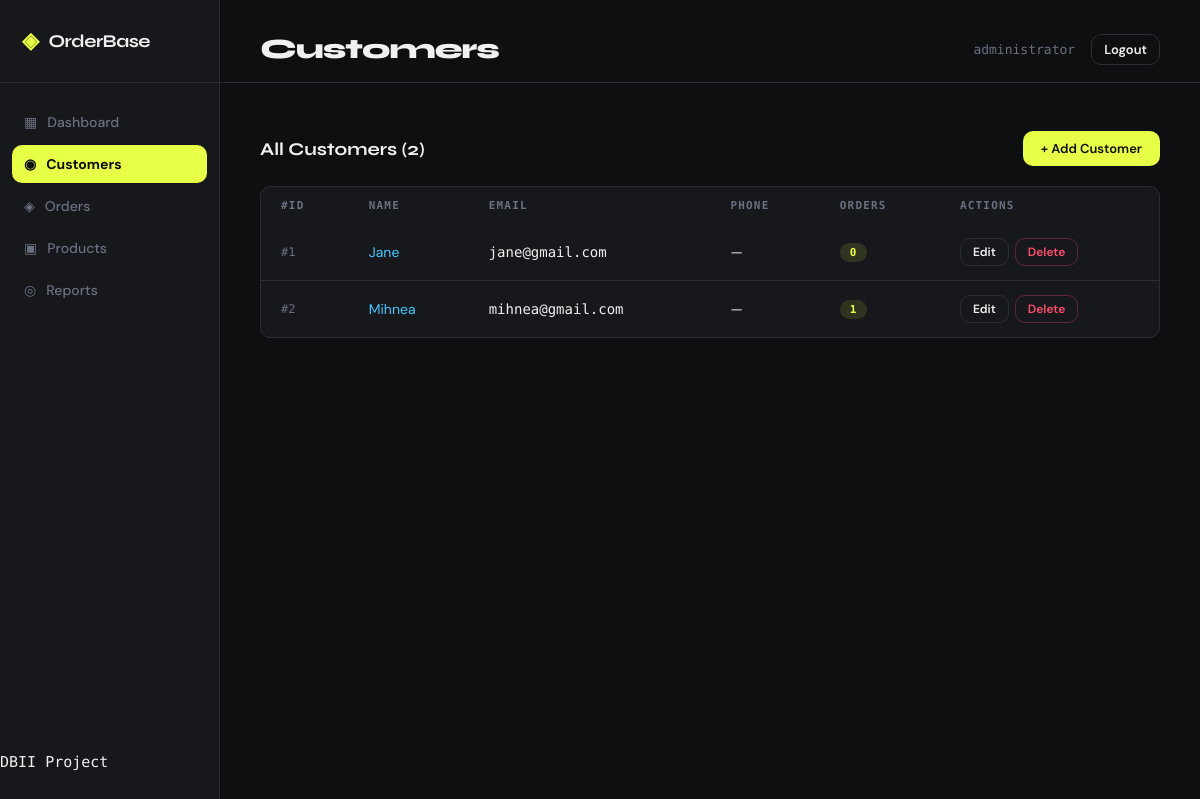
Screenshot of /customers (signed in) with the database file from the repository.
### models.py (models this page shows)
class User(db.Model, UserMixin):
    __tablename__ = 'users'
    id       = db.Column(db.Integer, primary_key=True)
    username = db.Column(db.String(80), unique=True, nullable=False)
    email    = db.Column(db.String(120), unique=True, nullable=False)
    password = db.Column(db.String(200), nullable=False)
    role     = db.Column(db.String(20), default='user')
    def is_admin(self):
        return self.role == 'admin'

class Customer(db.Model):
    __tablename__ = 'customers'
    id    = db.Column(db.Integer, primary_key=True)
    name  = db.Column(db.String(100), nullable=False)
    email = db.Column(db.String(120), unique=True, nullable=False)
    phone = db.Column(db.String(20))
    orders = db.relationship('Order', backref='customer', lazy=True, cascade='all, delete-orphan')

### app.py (the view)
@app.route('/customers')
@login_required
def customers():
    all_customers = Customer.query.all()
    return render_template('customers.html', customers=all_customers)

### app.py (called while the page is built)
@login_manager.user_loader
def load_user(user_id):
    return User.query.get(int(user_id))

### templates/customers.html
{% extends 'base.html' %} {% block title %}Customers — OrderBase{% endblock %}
{% block page_title %}Customers{% endblock %} {% block content %}
<div class="section-header">
  <span class="section-title">All Customers ({{ customers|length }})</span>
  {% if current_user.is_authenticated and current_user.is_admin() %}
  <a href="{{ url_for('new_customer') }}" class="btn btn-primary"
    >+ Add Customer</a
  >
  {% endif %}
</div>
<div class="table-card">
  <table>
    <thead>
      <tr>
        <th>#ID</th>
        <th>Name</th>
        <th>Email</th>
        <th>Phone</th>
        <th>Orders</th>
        <th>Actions</th>
      </tr>
    </thead>
    <tbody>
      {% for c in customers %}
      <tr>
        <td class="customer-id">#{{ c.id }}</td>
        <td>
          <a href="{{ url_for('customer_detail', id=c.id) }}">{{ c.name }}</a>
        </td>
        <td class="mono">{{ c.email }}</td>
        <td>{{ c.phone or '—' }}</td>
        <td><span class="badge badge-pending">{{ c.orders|length }}</span></td>
        <td>
          {% if current_user.is_authenticated and current_user.is_admin() %}
          <div class="actions">
            <a
              href="{{ url_for('edit_customer', id=c.id) }}"
              class="btn btn-ghost btn-sm"
              >Edit</a
            >
            <form
              action="{{ url_for('delete_customer', id=c.id) }}"
              method="POST"
              onsubmit="return confirm('Delete {{ c.name }}?')">
              <button type="submit" class="btn btn-danger btn-sm">
                Delete
              </button>
            </form>
          </div>
          {% else %}
          <span class="muted">View only</span>
          {% endif %}
        </td>
      </tr>
      {% else %}
      <tr class="empty-row">
        <td colspan="6">No customers yet. Add one!</td>
      </tr>
      {% endfor %}
    </tbody>
  </table>
</div>
{% endblock %}

### templates/base.html (shortened to what this page needs)
<!doctype html>
<html lang="en">
  <head>
    <link
      rel="stylesheet"
      href="{{ url_for('static', filename='style.css') }}" />
  </head>
  <body>
    <div class="layout">
      <aside class="sidebar">
        <div class="brand">
          <span class="brand-icon">◈</span>
          <span class="brand-name">OrderBase</span>
        </div>
        <nav class="nav">
          <a
            href="{{ url_for('index') }}"
            class="nav-item {% if request.endpoint == 'index' %}active{% endif %}">
            <span class="nav-icon">▦</span> Dashboard
          </a>
          <a
            href="{{ url_for('customers') }}"
            class="nav-item {% if 'customer' in request.endpoint %}active{% endif %}">
            <span class="nav-icon">◉</span> Customers
          </a>
          <a
            href="{{ url_for('orders') }}"
            class="nav-item {% if request.endpoint in ['orders', 'new_order', 'edit_order', 'delete_order'] %}active{% endif %}">
            <span class="nav-icon">◈</span> Orders
          </a>
          {% if current_user.is_authenticated and current_user.is_admin() %}
          <a
            href="{{ url_for('products') }}"
            class="nav-item {% if 'product' in request.endpoint %}active{% endif %}">
            <span class="nav-icon">▣</span> Products
          </a>
          <a
            href="{{ url_for('reports') }}"
            class="nav-item {% if request.endpoint == 'reports' %}active{% endif %}">
            <span class="nav-icon">◎</span> Reports
          </a>
          {% endif %}
        </nav>
        <div class="sidebar-footer">
          <span class="mono">DBII Project</span>
        </div>
      </aside>
      <main class="main">
        <div class="topbar">
          <h1 class="page-title">
            {% block page_title %}Dashboard{% endblock %}
          </h1>
          <div class="topbar-user">
            {% if current_user.is_authenticated %}
            <span class="user-email">{{ current_user.username }}</span>
            <form
              method="POST"
              action="{{ url_for('logout') }}"
              style="display: inline">
              <button type="submit" class="btn btn-ghost btn-small">
                Logout
              </button>
            </form>
            {% else %}
            <a href="{{ url_for('login') }}" class="btn btn-ghost btn-small"
              >Login</a
            >
            {% endif %}
          </div>
        </div>
        <div class="content">{% block content %}{% endblock %}</div>
      </main>
    </div>
  </body>
</html>

### static/style.css (style rules this page uses)
*, *::before, *::after { box-sizing: border-box; margin: 0; padding: 0; }
:root { --bg: #0e0f11; --surface: #16181c; --surface2: #1e2128; --border: #2a2d35; --accent: #e8ff47; --accent2: #47c8ff; --danger: #ff4d6d; --success: #47ffb2; --info: #47c8ff; --text: #f0f0f0; --muted: #6b7080; --sidebar-w: 220px; --radius: 10px; --font-head: "Syne", sans-serif; --font-body: "DM Sans", sans-serif; --font-mono: "DM Mono", monospace; }
body { background: var(--bg); color: var(--text); font-family: var(--font-body); font-size: 15px; min-height: 100vh; }
.layout { display: flex; min-height: 100vh; }
.sidebar { width: var(--sidebar-w); background: var(--surface); border-right: 1px solid var(--border); display: flex; flex-direction: column; padding: 28px 0; position: fixed; top: 0; left: 0; bottom: 0; }
.brand { display: flex; align-items: center; gap: 10px; padding: 0 22px 28px; border-bottom: 1px solid var(--border); font-family: var(--font-head); font-weight: 700; font-size: 18px; letter-spacing: -0.5px; }
.brand-icon { color: var(--accent); font-size: 22px; }
.nav { padding: 20px 12px; display: flex; flex-direction: column; gap: 4px; flex: 1; }
.nav-item { display: flex; align-items: center; gap: 10px; padding: 10px 12px; border-radius: var(--radius); color: var(--muted); text-decoration: none; font-weight: 500; font-size: 14px; transition: all 0.15s; }
.nav-item.active { background: var(--accent); color: #0e0f11; font-weight: 700; }
.nav-item.active .nav-icon { color: #0e0f11; }
.main { margin-left: var(--sidebar-w); flex: 1; display: flex; flex-direction: column; min-height: 100vh; }
.topbar { padding: 32px 40px 16px; display: flex; justify-content: space-between; align-items: center; gap: 20px; border-bottom: 1px solid var(--border); margin-bottom: 20px; }
.page-title { font-family: var(--font-head); font-weight: 800; font-size: 28px; letter-spacing: -1px; flex: 1; }
.content { padding: 28px 40px 48px; }
.table-card { background: var(--surface); border: 1px solid var(--border); border-radius: var(--radius); overflow: hidden; }
table { width: 100%; border-collapse: collapse; }
th { padding: 12px 20px; text-align: left; font-size: 11px; font-weight: 600; letter-spacing: 1.2px; text-transform: uppercase; color: var(--muted); font-family: var(--font-mono); }
td { padding: 14px 20px; font-size: 14px; border-bottom: 1px solid var(--border); }
tbody tr:last-child td { border-bottom: none; }
.badge { display: inline-block; padding: 3px 10px; border-radius: 20px; font-size: 11px; font-weight: 600; font-family: var(--font-mono); letter-spacing: 0.5px; text-transform: uppercase; }
.badge-pending { background: rgba(232, 255, 71, 0.12); color: var(--accent); }
.btn { display: inline-flex; align-items: center; gap: 6px; padding: 9px 18px; border-radius: var(--radius); font-size: 13px; font-weight: 600; cursor: pointer; border: none; text-decoration: none; transition: all 0.15s; font-family: var(--font-body); }
.btn-primary { background: var(--accent); color: #0e0f11; }
.btn-ghost { background: transparent; color: var(--text); border: 1px solid var(--border); }
.btn-danger { background: transparent; color: var(--danger); border: 1px solid rgba(255, 77, 109, 0.3); }
.btn-sm { padding: 5px 12px; font-size: 12px; }
.actions { display: flex; gap: 6px; align-items: center; }
.section-header { display: flex; justify-content: space-between; align-items: center; margin-bottom: 20px; }
.section-title { font-family: var(--font-head); font-size: 18px; font-weight: 700; }
.customer-id { font-family: var(--font-mono); font-size: 12px; color: var(--muted); }
.mono { font-family: var(--font-mono); }
a { color: var(--accent2); text-decoration: none; }
.topbar-user { display: flex; align-items: center; gap: 16px; white-space: nowrap; }
.user-email { font-size: 13px; color: var(--muted); font-family: var(--font-mono); }
.btn-small { padding: 6px 12px; font-size: 13px; }

### rows the page displays
User: username "administrator"
Customer: id "1", name "Jane", email "jane@gmail.com", phone "—", orders|length "0"
Customer: id "2", name "Mihnea", email "mihnea@gmail.com", phone "—", orders|length "1"

### other values shown
{{ customers|length }} "2"
